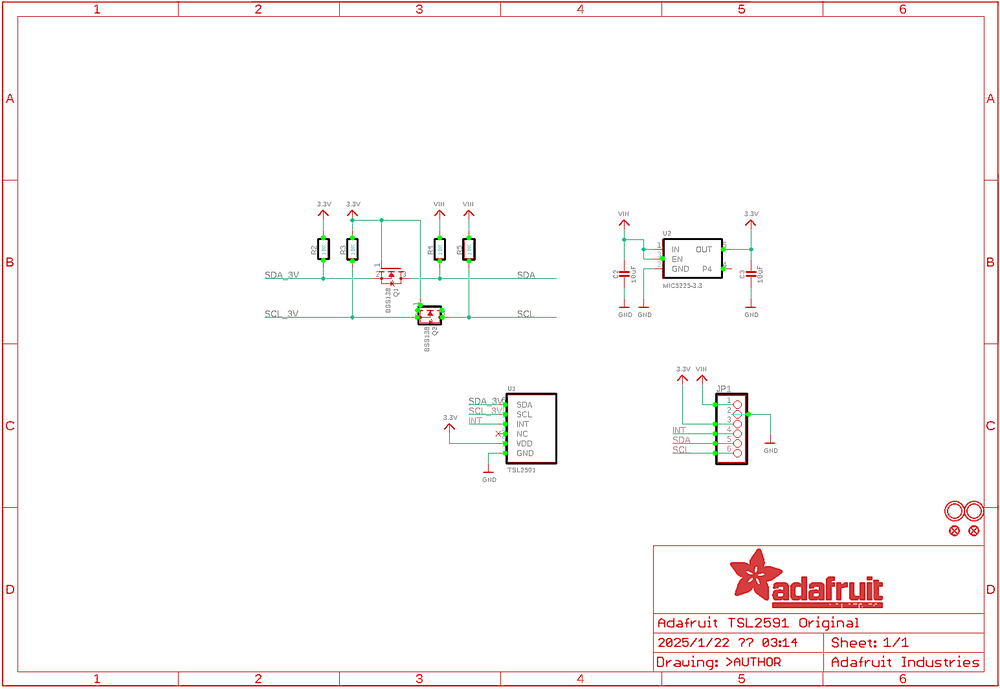
#> input picture PCB-Netlist-Generator/Results/pin/circuit006.png, 1000 x 689 px, shrunk from 1545 x 1065 before the run
$ python -i pin.py   (imports and definitions only)
#> lines starting #> are read from the running program, lines starting #| are printed output that depends on the picture
#> further down, picture is the input picture: shape (689, 1000, 3); mean B, G, R 247.9, 248.3, 252.2
#!/usr/bin/env python3
"""
pin.py

Detect/refine YOLO boxes and find pin locations from schematics.
- Credentials are HARD-CODED to 'credentials.json'.
- Pass both text_dir (text-removed images) and data_dir (original images) from index.py.
- Outputs annotated images to output_dir and pin coords to output_dir/positions/<name>.txt.
"""
import os
import math
import shutil
import cv2
import numpy as np
from dataclasses import dataclass
from typing import List, Tuple

from ultralytics import YOLO
from skimage.morphology import skeletonize
from google.cloud import vision
from google.oauth2 import service_account

__all__ = ["Settings", "process_all_images"]

# ──────────────────────────────────────────────────────────────────────────
# CONSTANTS
# ──────────────────────────────────────────────────────────────────────────
CREDENTIALS_PATH = "credentials.json"  # hard-coded

# morphological kernels
K3   = cv2.getStructuringElement(cv2.MORPH_RECT, (3, 3))
KH_H = cv2.getStructuringElement(cv2.MORPH_RECT, (9, 1))

# drawing colors/thickness
LINE_COLOR     = (0, 0, 0)
YOLO_COLOR     = (0, 0, 255)
PIN_COLOR      = (0, 255, 0)
PIN_RADIUS     = 4

# HSV thresholds for colored wires (red/green)
SAT, VAL = 50, 50
LOW_R1 = np.array([  0, SAT, VAL]); HI_R1 = np.array([ 20,255,255])
LOW_R2 = np.array([160, SAT, VAL]); HI_R2 = np.array([180,255,255])
LOW_G  = np.array([ 35, SAT, VAL]); HI_G  = np.array([ 85,255,255])

# how far outside the box boundary to look for skeleton pixels
PIN_DIST = 3

# ──────────────────────────────────────────────────────────────────────────
# SETTINGS (paths come from index.py)
# ──────────────────────────────────────────────────────────────────────────
@dataclass
class Settings:
    text_dir: str                  # input: text-removed images (from text_removal)
    data_dir: str                  # original images path (same as index --input)
    output_dir: str = "pin"     # output folder
    model_weights: str = "model/best.pt"
    clean_output: bool = False
    conf_threshold: float = 0.7

# ──────────────────────────────────────────────────────────────────────────
# CLIENTS
# ──────────────────────────────────────────────────────────────────────────
def make_vision_client() -> vision.ImageAnnotatorClient:
    creds = service_account.Credentials.from_service_account_file(CREDENTIALS_PATH)
    return vision.ImageAnnotatorClient(credentials=creds)

# ──────────────────────────────────────────────────────────────────────────
# OCR TEXT MASK
# ──────────────────────────────────────────────────────────────────────────
# [85 lines left out: functions get_text_mask, refine_bbox_by_contour, get_pins_for_bbox, detect_image_pins, not called in this run]

# ──────────────────────────────────────────────────────────────────────────
# ENHANCER (unchanged)
# ──────────────────────────────────────────────────────────────────────────
def enhance_image(img: np.ndarray) -> np.ndarray:
    den = cv2.bilateralFilter(img, d=9, sigmaColor=75, sigmaSpace=75)
    lab = cv2.cvtColor(den, cv2.COLOR_BGR2LAB)
#> lab: shape (689, 1000, 3); mean of channels 0, 1, 2 250.2, 129.4, 129
    l, a, b = cv2.split(lab)
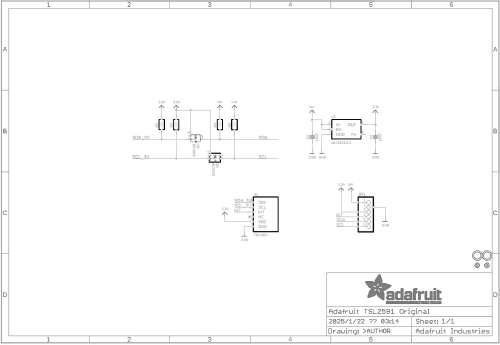
#> l: shape (689, 1000) (shown at 1/2 size); min 0, max 255, mean 250.2
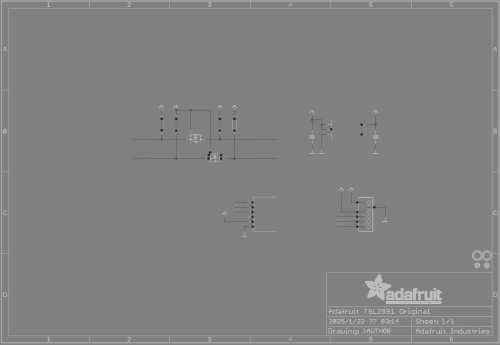
#> a: shape (689, 1000) (shown at 1/2 size); min 43, max 199, mean 129.4
    clahe = cv2.createCLAHE(clipLimit=5.0, tileGridSize=(4, 4))
    cl = clahe.apply(l)
    boosted = cv2.merge((cl, a, b))
#> boosted: shape (689, 1000, 3); mean of channels 0, 1, 2 248.8, 129.4, 129
    boosted = cv2.cvtColor(boosted, cv2.COLOR_LAB2BGR)
    tophat = cv2.morphologyEx(boosted, cv2.MORPH_TOPHAT, cv2.getStructuringElement(cv2.MORPH_RECT, (15, 15)))
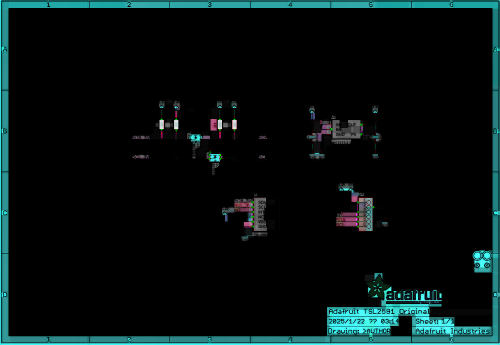
#> tophat: shape (689, 1000, 3) (shown at 1/2 size); mean B, G, R 17.3, 17.3, 6.5
    boosted = cv2.addWeighted(boosted, 1.0, tophat, 0.5, 0)
    gauss = cv2.GaussianBlur(boosted, (0, 0), sigmaX=1.5)
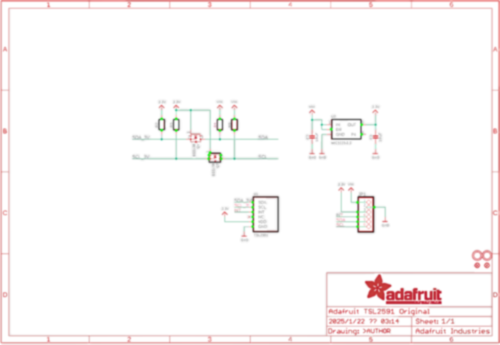
#> gauss: shape (689, 1000, 3) (shown at 1/2 size); mean B, G, R 247.9, 248.1, 251.6
    sharp = cv2.addWeighted(boosted, 1.8, gauss, -0.8, 0)
    gray = cv2.cvtColor(sharp, cv2.COLOR_BGR2GRAY)
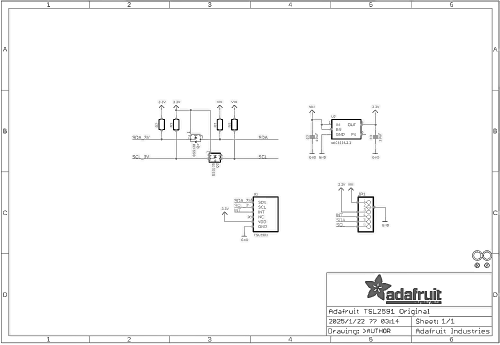
#> gray: shape (689, 1000) (shown at 1/2 size); min 0, max 255, mean 248.3
    edges = cv2.Canny(gray, 50, 150)
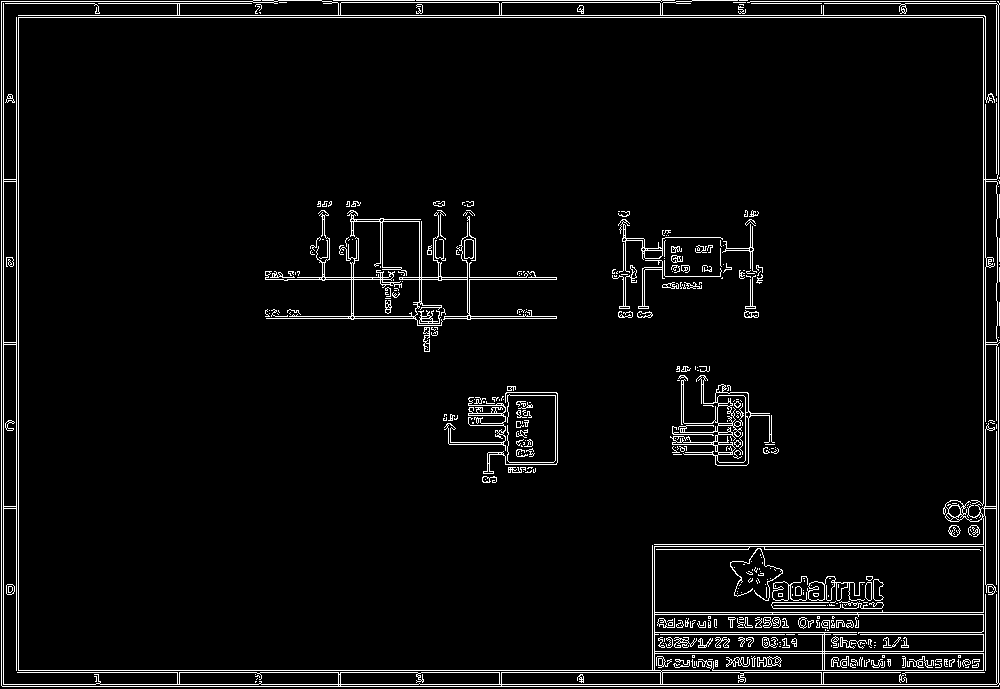
#> edges: shape (689, 1000); 4.4% white in thin lines or dots
    edges_colored = cv2.cvtColor(edges, cv2.COLOR_GRAY2BGR)
#> edges_colored: shape (689, 1000, 3); 4.4% white in thin lines or dots
    out = cv2.addWeighted(sharp, 1.0, edges_colored, 0.3, 0)
    return out

# ──────────────────────────────────────────────────────────────────────────
# MAIN PIPELINE
# ──────────────────────────────────────────────────────────────────────────
# [93 lines left out: function process_all_images, not called in this run]

# Optional standalone run (we’ll use index.py normally)
# [10 lines not run here, left out]

>>> import cv2
>>> picture = cv2.imread('../Results/pin/circuit006.png')
>>> result = enhance_image(picture)
